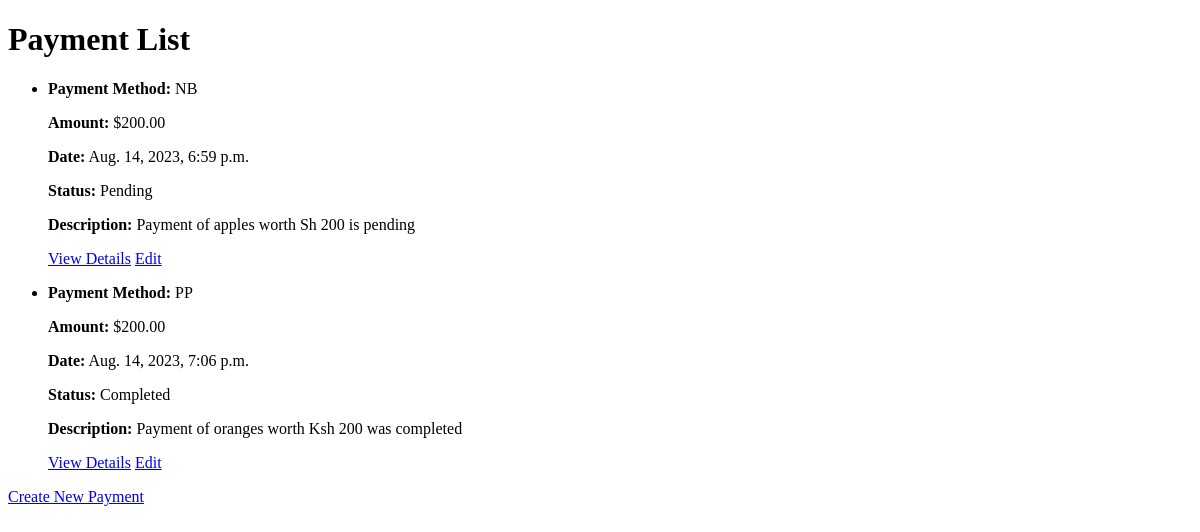
/payment/payments/list/, run on an earlier commit of the app's database.
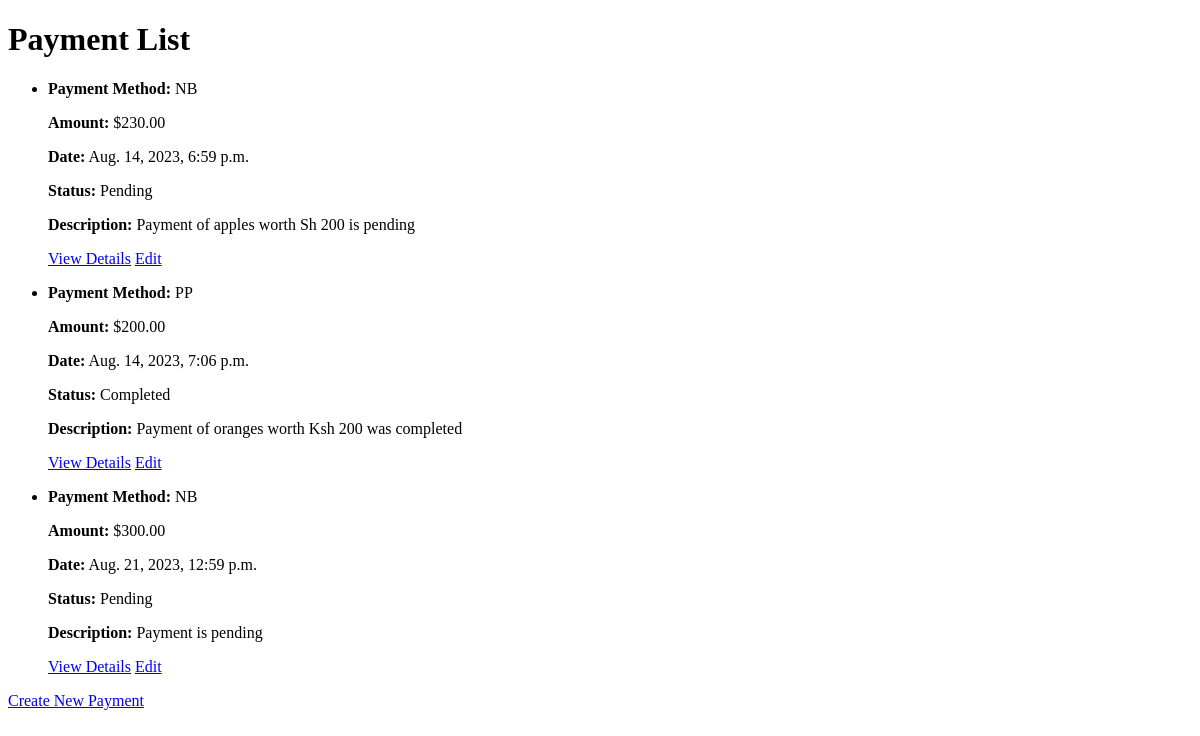
And on a later commit of the database.
### payment/models.py (models this page shows)
class Payment(models.Model):
    PAYMENT_METHODS = (
        ('NB', 'Lipa na Mpesa'),
        ('PP', 'Cash')
    )
    STATUS_CHOICES = (
        ('P', 'Pending'),
        ('C', 'Completed'),
        ('F', 'Failed'),
    )
    payment_method = models.CharField(max_length=2, choices=PAYMENT_METHODS)
    amount = models.DecimalField(max_digits=8, decimal_places=2)
    date = models.DateTimeField(auto_now_add=True)
    status = models.CharField(max_length=1, choices=STATUS_CHOICES)
    description = models.TextField()

### payment/views.py (the view)
# urls.py: path('payments/list/', views.payment_list, name='payment_list'),
def payment_list(request):
    payments = Payment.objects.all()
    return render(request, 'payment/payment_list.html', {'payments': payments})

### templates/payment/payment_list.html (shortened to what this page needs)
<!DOCTYPE html>
<html lang="en">
<head>
</head>
<body>
    <h1>Payment List</h1>
    <div class="payment-list">
        <ul>
            {% for payment in payments %}
        <li>
        <p><strong>Payment Method:</strong> {{ payment.payment_method }}</p>
        <p><strong>Amount:</strong> ${{ payment.amount }}</p>
        <p><strong>Date:</strong> {{ payment.date }}</p>
        <p><strong>Status:</strong> {{ payment.get_status_display }}</p>
        <p><strong>Description:</strong> {{ payment.description }}</p>
    <div class="actions">
        <a href="{% url 'payment_detail' pk=payment.pk %}">View Details</a>
        <a href="{% url 'edit_payment' payment.id %}">Edit</a>
    </div>
    </li>
    {% endfor %}
    </ul>
    </div>
    <div class="navigation">
        <a href="{% url 'create_payment' %}">Create New Payment</a>
    </div>
</body>
</html>

What changed in the data, as far as the page shows it:
changed Payment "Aug. 14, 2023, 6:59 p.m.": amount "200.00" → "230.00"
added Payment: payment_method "NB", amount "300.00", date "Aug. 21, 2023, 12:59 p.m.", status "Pending", description "Payment is pending"
